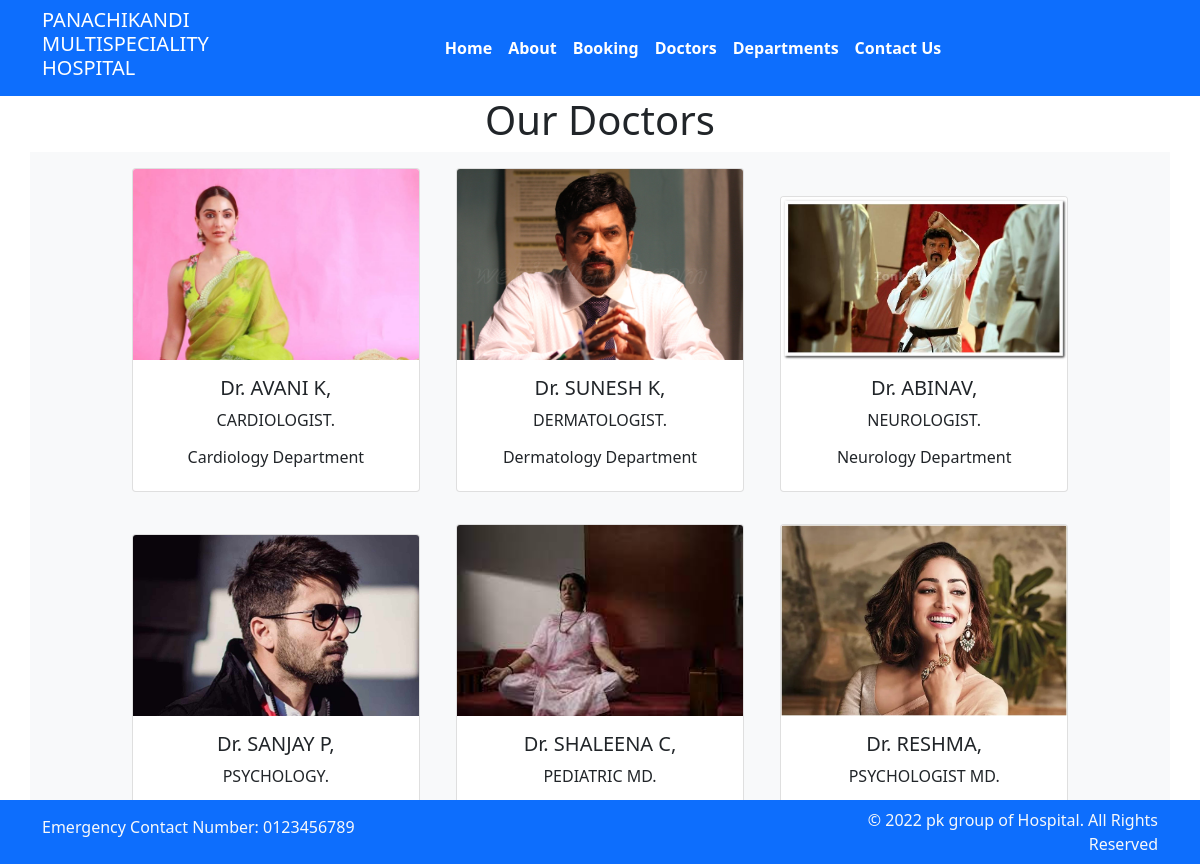
Page /doctors on the committed database.
### home/models.py (models this page shows, shortened)
class Doctors(models.Model):
    doc_name = models.CharField(max_length=255)
    doc_spec = models.CharField(max_length=255)
    dep_name = models.ForeignKey(Departments,on_delete=models.CASCADE)
    doc_img = models.ImageField(upload_to='Doctors')

class Departments(models.Model):
    dep_name=models.CharField(max_length=100)
    dep_discription=models.TextField()
    def __str__(self):
        return self.dep_name

### home/views.py (the view)
# urls.py: path('doctors',views.doctors,name='Doctors'),
def doctors(request):
    dict_docs={
        'doctors':Doctors.objects.all()
               }
    return render(request,'doctors.html',dict_docs)

### templates/doctors.html (shortened to what this page needs)
{% extends 'base.html' %}
{% block content%}
<h1 class="text-center">Our Doctors</h1>
<div class='container text-center bg-light'>
{% for d in doctors%}
<div class="card text-center mx-3 my-3" style="width: 18rem; display:inline-block">
    <img src="{{d.doc_img.url}}" class="card-img-top" alt="...">
    <div class="card-body">
      <h5 class="card-title">Dr. {{ d.doc_name }},</h5>
      <p class="card-text">{{ d.doc_spec }}.</p>
      <h6>{{d.dep_name}} Department</h6>
    </div>
  </div>
{%endfor%}
</div>
{% endblock%}

### templates/base.html (shortened to what this page needs)
{% load static %}
<!DOCTYPE html>
<html>
  <head>
    <link rel="stylesheet"
      href=" https://cdn.jsdelivr.net/npm/bootstrap@5.1.3/dist/css/bootstrap.min.css ">
    <link rel="stylesheet"
      href="https://use.fontawesome.com/releases/v5.2.0/css/all.css">
    <link rel="stylesheet"
      href="{% static '/css/style.css'%}">
  </head>
  <body>
    <nav class="navbar bg-primary navbar-expand-md ">
      <div class="container">
        <div class="col-2 text-left pl-md-0">
          <h5 class="text-white">PANACHIKANDI MULTISPECIALITY HOSPITAL </h5>
        </div>
        <div
          class="collapse navbar-collapse justify-content-center col-md-8 navbar-collapse-3">
          <ul class="navbar-nav justify-content-center  fw-bold">
            <li class="nav-item active">
              <a class="nav-link text-white" href="{%url 'Home'%}">Home </a>
            </li>
            <li class="nav-item">
              <a class="nav-link text-white" href="{%url 'About'%}">About</a>
            </li>
            <li class="nav-item">
              <a class="nav-link text-white" href="{%url 'Booking'%}">Booking</a>
            </li>
            <li class="nav-item">
              <a class="nav-link text-white" href="{%url 'Doctors'%}">Doctors</a>
            </li>
			 <li class="nav-item">
              <a class="nav-link text-white" href="{%url 'Department'%}">Departments</a>
            </li>
            <li class="nav-item">
              <a class="nav-link text-white" href="{%url 'Contact'%}">Contact Us</a>
            </li>
          </ul>
        </div>
      </div>
    </nav>
    {%block content%}{%endblock%}
    <section class="fixed-bottom">
      <footer class="pt-2 pb-2  bg-primary text-light">
        <div class="container">
          <div class="row align-items-center">
            <div class="col-12 col-md-8">
              <h6>Emergency Contact Number: 0123456789</h6>
            </div>
            <div class="col-12 col-md-4 mt-4 mt-md-0 text-center text-md-end">
              © 2022 pk group of Hospital. All Rights Reserved
            </div>
          </div>
        </div>
      </footer>
    </section>
  </body>
</html>

### rows in the picture
Doctors: doc_img (picture), doc_name "AVANI K", doc_spec "CARDIOLOGIST", dep_name "Cardiology"
Doctors: doc_img (picture), doc_name "SUNESH K", doc_spec "DERMATOLOGIST", dep_name "Dermatology"
Doctors: doc_img (picture), doc_name "ABINAV", doc_spec "NEUROLOGIST", dep_name "Neurology"
Doctors: doc_img (picture), doc_name "SANJAY P", doc_spec "PSYCHOLOGY"
Doctors: doc_img (picture), doc_name "SHALEENA C", doc_spec "PEDIATRIC MD"
Doctors: doc_img (picture), doc_name "RESHMA", doc_spec "PSYCHOLOGIST MD"
